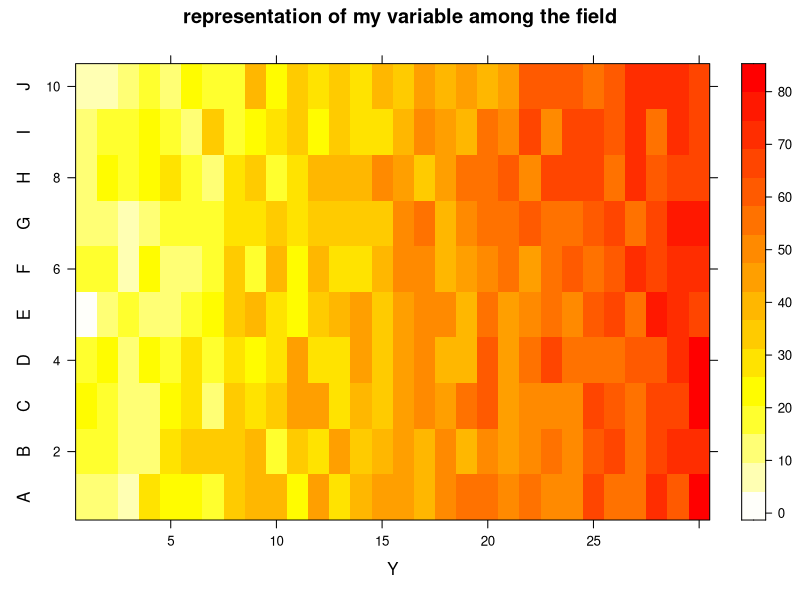

Recreate this plot in R.

#---------------------------------------------------------------------#
## 1 --- CREATING DATA
data=matrix(0,300,3) ; num=0
for(i in c("A","B","C","D","E","F","G","H","I","J")){
	for(j in c(1:30)){
		num=num+1
		print(num)
		data[num,1]=paste("geno_",num,sep="")
		data[num,2]=paste(i,j,sep="-")
		a=sample(0:10,1)+as.numeric(j)
		data[num,3]=a/50*100
		}}
data=as.data.frame(data)
data[,3]=as.numeric(as.character(data[,3]))
#---------------------------------------------------------------------#




#---------------------------------------------------------------------#
# 2 --- BUILDING THE "represent field" FUNCTION
library(lattice)
represent_field=function(input, col_cadrillage, col_analyse , col_text){

	#column col_text is optionnal, check if it's filled or not
	if(missing(col_text)==T){col_text=NA}

	#reading the datas
	vect=sort(unique(substr(input[,col_cadrillage] , 1,1)))
	fun=function(x){which(vect==substr(x, 1,1))}
	input$X = length(vect)+1-as.numeric(lapply(input[,col_cadrillage] , fun))		
	fun2=function(x){strsplit(x,"-")[[1]][2] }
	input$Y = as.numeric(lapply(as.character(input[,col_cadrillage]) , fun2))	
	
	#choose features of the plot
	myPanel <- function(x, y, z, ...) {
    	panel.fill(col = "grey")
    	panel.levelplot(x,y,z,...)
    	if (!is.na(col_text)){panel.text(x, y, input[,col_text] , cex=0.5  ) }	
    	}
	
	#Make the plot !!!
	X11() ; levelplot(input[,col_analyse] ~ Y * X, input , main="representation of my variable among the field" , panel = myPanel , col.regions = heat.colors(100)[length(heat.colors(100)):1] , yaxt="n" , ylab=vect)
	}
#---------------------------------------------------------------------#




#---------------------------------------------------------------------#
# 3 --- CALL THE FUNCTION !
# You can add 4 arguments to the function :
#--- 1/ your dataset
#--- 2/ number of the geographical position column (must be on the "a-5" (for line1 column5 on field) format )
#--- 3/ column number of the variable you want to represent (must be numeric)
#--- 4/ [optional] column number containing a text you want to add to each position of the plot
represent_field(data , 2 , 3 )
